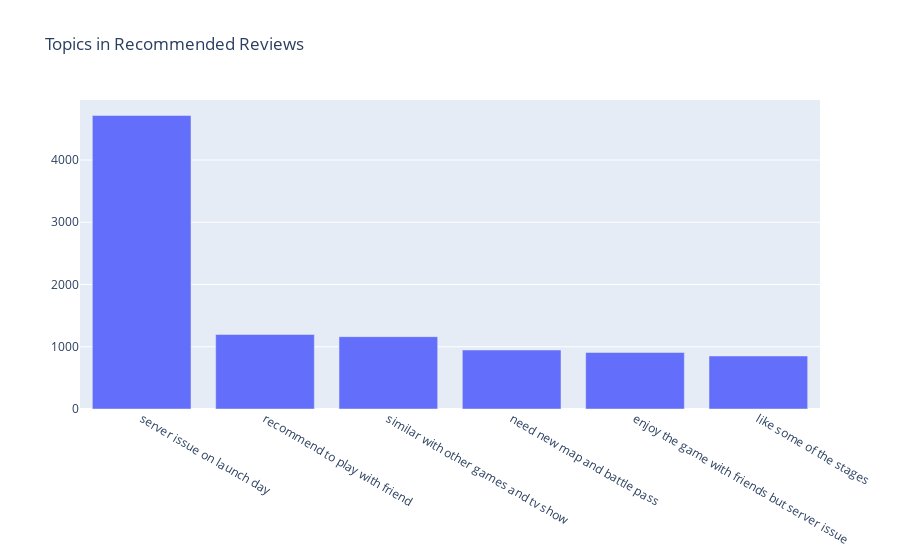

Notebook code cell kept with this figure:
### Code cell
fig = go.Figure([go.Bar(x=df_result['topic'], y=df_result['counts'])])
fig.update_layout(title=go.layout.Title(text="Topics in Recommended Reviews"))
fig.show()

### Figure 1 — Plotly figure (JSON) as saved in the notebook; plotly's stock layout.template omitted (floating-point values rounded to 4 significant figures)
{"data": [{"type": "bar", "x": ["server issue on launch day", "recommend to play with friend", "similar with other games and tv show", "need new map and battle pass", "enjoy the game with friends but server issue", "like some of the stages"], "y": [4716, 1198, 1162, 948, 908, 852]}], "layout": {"title": {"text": "Topics in Recommended Reviews"}}}
